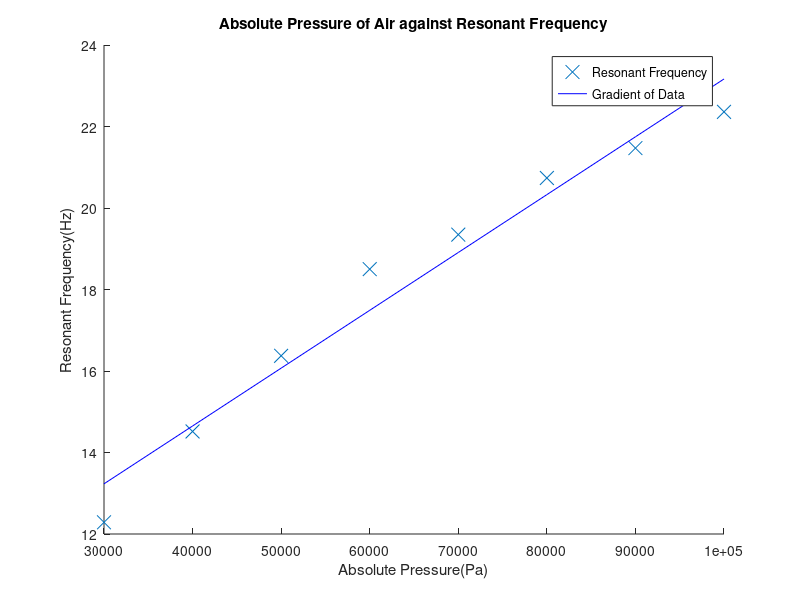
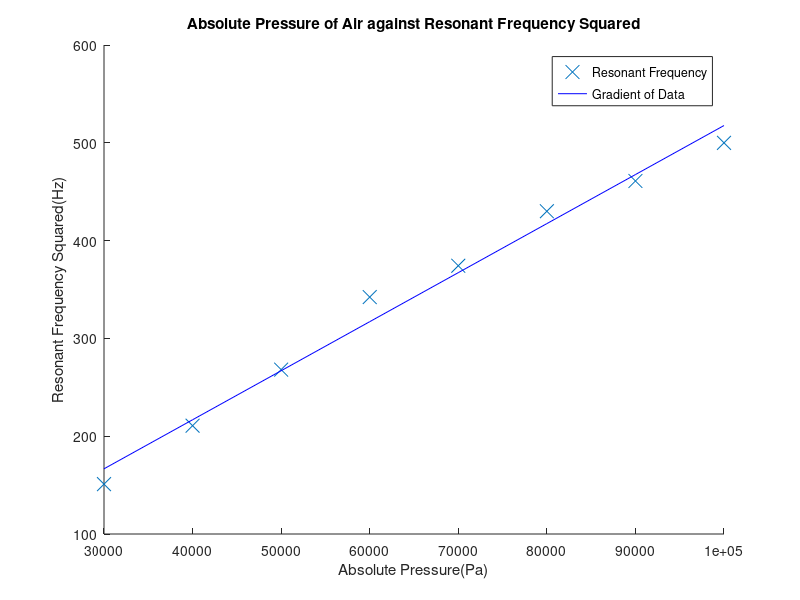
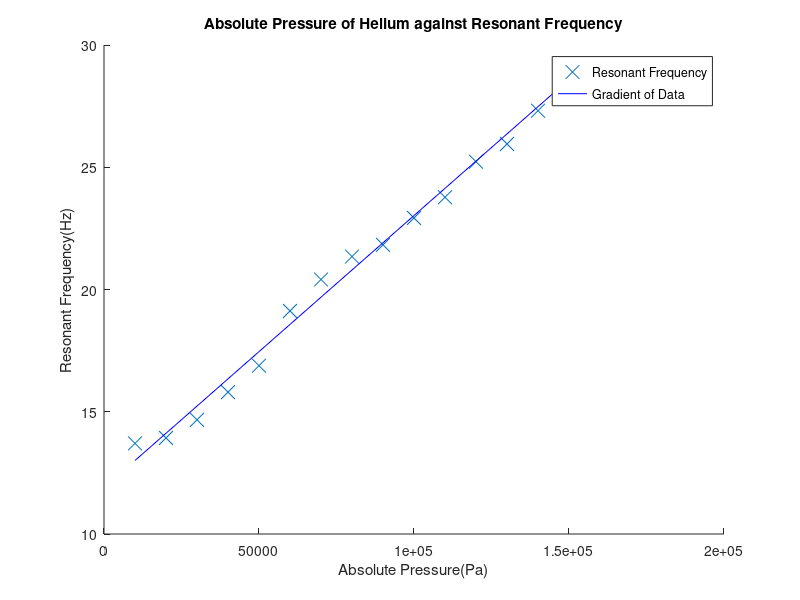
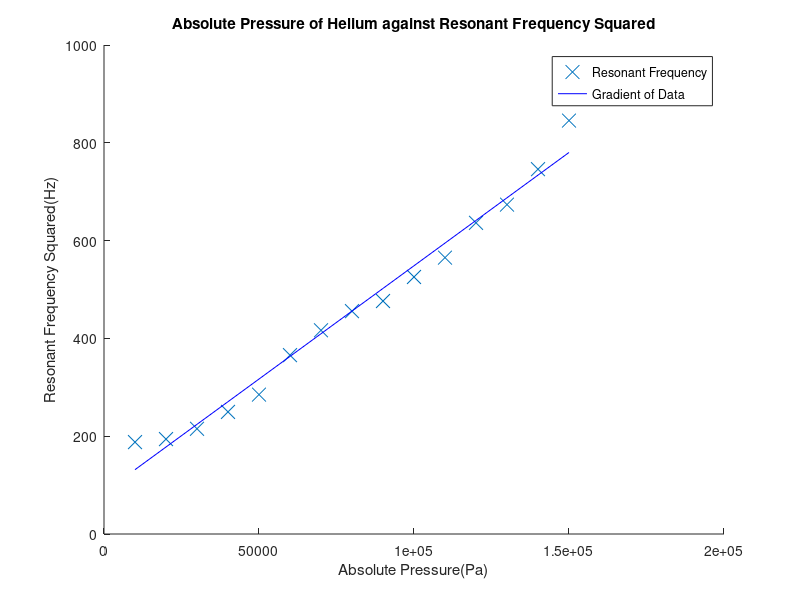

MATLAB code for these plots, in order:
clear all;
close all;

%Aimee's Values :
% Air Gamma- 1.22
% Helium Gamma - 1.56
% Nitrogen Gamma - 1.50

%Our Values :
%Air Gamma - 1.42
%Helium Gamma - 1.31
%Nitrogen Gamma - 1.50


%Verified Values :
%Air Gamma - 1.4
%Helium Gamma - 1.63
%Nitrogen Gamma -  1.401

V = 5.22 * 10^-5 ; %Volume of Tube - Uncert is 0.02
M = 0.6528 * 10 ^-2;%Mass of piston - Uncert is 0.0001
A = 1.54 * 10^-4;%Cross section area A - Uncert is 0.01;

pipeDiameter = 12.78* 10^-3;
pipeLength = 45.17* 10^-3;
pipeVolume = pi*(pipeDiameter/2)^2 * pipeLength 
%A = pi*(pipeDiameter/2)^2

%V = V - pipeVolume

%Systematic Uncert in Pr

%is plus or minus 2500 Pascals
%At Absolute Pressure 100,000 Pa
frequencyAir1 = [22.2,22.65,22.23]; %Hz Systematic uncert = 0.01
averageFrequencyAir1 = mean(frequencyAir1);

%At pressure 90,000Pa
frequencyAir2 = [21.65,21.36,21.40];
averageFrequencyAir2 = mean(frequencyAir2);

%At pressure 80,000Pa
frequencyAir3 = [21.16,20.90,20.15];
averageFrequencyAir3 = mean(frequencyAir3);


%At pressure 70,000Pa
frequencyAir4 = [18.74,19.82,19.48];
averageFrequencyAir4 = mean(frequencyAir4);

%At pressure 60,000Pa
frequencyAir5 = [18.73,18.74,18.03];
averageFrequencyAir5 = mean(frequencyAir5);

%At pressure 50,000Pa
frequencyAir6 = [16.19,16.90,16.03];
averageFrequencyAir6 = mean(frequencyAir6);

%At pressure 40,000Pa
frequencyAir7 = [14.15,14.70,14.70];
averageFrequencyAir7 = mean(frequencyAir7);


%At pressure 30,000Pa
frequencyAir8 = [12.13,12.34,12.39];
averageFrequencyAir8 = mean(frequencyAir8);



    





frequencyAir =[frequencyAir1;frequencyAir2;frequencyAir3;frequencyAir4;frequencyAir5;frequencyAir6;frequencyAir7;frequencyAir8];
averageFrequencyAir = [averageFrequencyAir1,averageFrequencyAir2,averageFrequencyAir3,averageFrequencyAir4,averageFrequencyAir5,averageFrequencyAir6,averageFrequencyAir7,averageFrequencyAir8];
averageFrequencySquaredAir = averageFrequencyAir.^2;
gradientAirFrequencyAgainstPressure = polyfit(100000:-10000:30000,averageFrequencyAir,1);
bestFitFrequencyAir = polyval(gradientAirFrequencyAgainstPressure,100000:-10000:30000);

figure(1);
hold on;
scatter(100000:-10000:30000, averageFrequencyAir,100,'xk');
plot(100000:-10000:30000, bestFitFrequencyAir,'b-');
xlabel('Absolute Pressure(Pa)');
ylabel('Resonant Frequency(Hz)');
title('Absolute Pressure of Air against Resonant Frequency');
hold off;
legend('Resonant Frequency','Gradient of Data','Location','best');
gradientAirFrequencySquaredAgainstPressure = polyfit(100000:-10000:30000,averageFrequencySquaredAir,1)
bestFitFrequencySquaredAir = polyval(gradientAirFrequencySquaredAgainstPressure,100000:-10000:30000);

figure(2);
hold on;
scatter(100000:-10000:30000, averageFrequencySquaredAir,100,'xk');
plot(100000:-10000:30000,bestFitFrequencySquaredAir,'b-');
xlabel('Absolute Pressure(Pa)');
ylabel('Resonant Frequency Squared(Hz)');
title('Absolute Pressure of Air against Resonant Frequency Squared');
hold off;
legend('Resonant Frequency','Gradient of Data','Location','best');

gammaAir = ((gradientAirFrequencySquaredAgainstPressure(1)*2*M*pi^2*V)/A^2)



%For Helium
%At Absolute Pressure 150,000 Pa
frequencyHelium1 =   [29.55,28.84,28.84];% Hz Systematic uncert = 0.01
averageFrequencyHelium1 =   mean(frequencyHelium1);


%At Absolute Pressure 140,000 Pa
frequencyHelium2 =   [27.11,27.46,27.37];% Hz Systematic uncert = 0.01
averageFrequencyHelium2 =   mean(frequencyHelium2);

%At Absolute Pressure 130,000 Pa
frequencyHelium3 =   [26.09,25.86,25.91];% Hz Systematic uncert = 0.01
averageFrequencyHelium3 =   mean(frequencyHelium3);

%At Absolute Pressure 120,000 Pa
frequencyHelium4 =   [24.93,25.27,25.48];% Hz Systematic uncert = 0.01
averageFrequencyHelium4=   mean(frequencyHelium4);

%At Absolute Pressure 110,000 Pa
frequencyHelium5 =   [23.99,24.30,23.03];% Hz Systematic uncert = 0.01
averageFrequencyHelium5 =   mean(frequencyHelium5);

%At Absolute Pressure 100,000 Pa
frequencyHelium6 =   [23.75,22.27,22.76];% Hz Systematic uncert = 0.01
averageFrequencyHelium6 =   mean(frequencyHelium6);

%At Absolute Pressure 90,000 Pa
frequencyHelium7 =   [21.38,22.74,21.36];% Hz Systematic uncert = 0.01
averageFrequencyHelium7 =   mean(frequencyHelium7);

%At Absolute Pressure 80,000 Pa
frequencyHelium8 =   [21.12,21.74,21.18];% Hz Systematic uncert = 0.01
averageFrequencyHelium8 =   mean(frequencyHelium8);

%At Absolute Pressure 70,000 Pa
frequencyHelium9 =   [20.09,20.30,20.84];% Hz Systematic uncert = 0.01
averageFrequencyHelium9 =   mean(frequencyHelium9);

%At Absolute Pressure 60,000 Pa
frequencyHelium10 =   [19.27,19.30,18.80];% Hz Systematic uncert = 0.01
averageFrequencyHelium10 =   mean(frequencyHelium10);

%At Absolute Pressure 50,000 Pa
frequencyHelium11 =   [17.64,16.28,16.73];% Hz Systematic uncert = 0.01
averageFrequencyHelium11 =   mean(frequencyHelium11);

%At Absolute Pressure 40,000 Pa
frequencyHelium12 =   [16.01,15.84,15.56];% Hz Systematic uncert = 0.01
averageFrequencyHelium12 =   mean(frequencyHelium12);

%At Absolute Pressure 30,000 Pa
frequencyHelium13 =   [15.16,14.50,14.35];% Hz Systematic uncert = 0.01
averageFrequencyHelium13 =   mean(frequencyHelium13);

%At Absolute Pressure 20,000 Pa
frequencyHelium14 =   [13.93,14.25,13.61];% Hz Systematic uncert = 0.01
averageFrequencyHelium14 =   mean(frequencyHelium14);

%At Absolute Pressure 10,000 Pa
frequencyHelium15 =   [13.81,13.30,14.01];% Hz Systematic uncert = 0.01
averageFrequencyHelium15 =   mean(frequencyHelium15);



frequencyHelium =[frequencyHelium1;frequencyHelium2;frequencyHelium3;frequencyHelium4;frequencyHelium5;frequencyHelium6;frequencyHelium7;frequencyHelium8;frequencyHelium9;frequencyHelium10;frequencyHelium11;frequencyHelium12;frequencyHelium13;frequencyHelium14;frequencyHelium15];
averageFrequencyHelium = [averageFrequencyHelium1,averageFrequencyHelium2,averageFrequencyHelium3,averageFrequencyHelium4,averageFrequencyHelium5,averageFrequencyHelium6,averageFrequencyHelium7,averageFrequencyHelium8,averageFrequencyHelium9,averageFrequencyHelium10,averageFrequencyHelium11,averageFrequencyHelium12,averageFrequencyHelium13,averageFrequencyHelium14,averageFrequencyHelium15];
averageFrequencySquaredHelium = averageFrequencyHelium.^2;
gradientHeliumFrequencyAgainstPressure = polyfit(150000:-10000:10000,averageFrequencyHelium,1);

bestFitFrequencyHelium = polyval(gradientHeliumFrequencyAgainstPressure,150000:-10000:10000);

figure(3);
hold on;
scatter(150000:-10000:10000, averageFrequencyHelium,100,'xk');
plot(150000:-10000:10000,bestFitFrequencyHelium,'b-');
xlabel('Absolute Pressure(Pa)');
ylabel('Resonant Frequency(Hz)');
title('Absolute Pressure of Helium against Resonant Frequency');
hold off;
legend('Resonant Frequency','Gradient of Data','Location','best');



gradientHeliumFrequencySquaredAgainstPressure = polyfit(150000:-10000:10000,averageFrequencySquaredHelium,1)
bestFitFrequencySquaredHelium = polyval(gradientHeliumFrequencySquaredAgainstPressure,150000:-10000:10000);

figure(4);
hold on;
scatter(150000:-10000:10000, averageFrequencySquaredHelium,100,'xk');
plot(150000:-10000:10000,bestFitFrequencySquaredHelium,'b-');
xlabel('Absolute Pressure(Pa)');
ylabel('Resonant Frequency Squared(Hz)');
title('Absolute Pressure of Helium against Resonant Frequency Squared');
hold off;
legend('Resonant Frequency','Gradient of Data','Location','best');
gammaHelium = ((gradientHeliumFrequencySquaredAgainstPressure(1)*2*M*pi^2*V)/A^2)



%For Nitrogen
%At Absolute Pressure 150,000 Pa
frequencyNitrogen1 =   [29.20,28.46,29.33];% Hz Systematic uncert = 0.01
averageFrequencyNitrogen1 =   mean(frequencyNitrogen1);


%At Absolute Pressure 140,000 Pa
frequencyNitrogen2 =   [26.88,26.46,26.98];% Hz Systematic uncert = 0.01
averageFrequencyNitrogen2 =   mean(frequencyNitrogen2);

%At Absolute Pressure 130,000 Pa
frequencyNitrogen3 =   [25.75,26.34,25.85];% Hz Systematic uncert = 0.01
averageFrequencyNitrogen3 =   mean(frequencyNitrogen3);

%At Absolute Pressure 120,000 Pa
frequencyNitrogen4 =   [24.74,25.12,25.05];% Hz Systematic uncert = 0.01
averageFrequencyNitrogen4=   mean(frequencyNitrogen4);

%At Absolute Pressure 110,000 Pa
frequencyNitrogen5 =   [24.48,24.33,23.78];% Hz Systematic uncert = 0.01
averageFrequencyNitrogen5 =   mean(frequencyNitrogen5);

%At Absolute Pressure 100,000 Pa
frequencyNitrogen6 =   [23.13,23.39,22.58];% Hz Systematic uncert = 0.01
averageFrequencyNitrogen6 =   mean(frequencyNitrogen6);

%At Absolute Pressure 90,000 Pa
frequencyNitrogen7 =   [22.22,21.90,21.74];% Hz Systematic uncert = 0.01
averageFrequencyNitrogen7 =   mean(frequencyNitrogen7);

%At Absolute Pressure 80,000 Pa
frequencyNitrogen8 =   [19.94,19.56,20.30];% Hz Systematic uncert = 0.01
averageFrequencyNitrogen8 =   mean(frequencyNitrogen8);

%At Absolute Pressure 70,000 Pa
frequencyNitrogen9 =   [19.45,19.06,18.90];% Hz Systematic uncert = 0.01
averageFrequencyNitrogen9 =   mean(frequencyNitrogen9);

%At Absolute Pressure 60,000 Pa
frequencyNitrogen10 =  [18.75,18.75,18.34];% Hz Systematic uncert = 0.01
averageFrequencyNitrogen10 =   mean(frequencyNitrogen10);

%At Absolute Pressure 50,000 Pa
frequencyNitrogen11 =  [16.56,16.63,16.73];% Hz Systematic uncert = 0.01
averageFrequencyNitrogen11 =   mean(frequencyNitrogen11);

%At Absolute Pressure 40,000 Pa
frequencyNitrogen12 =  [14.40,14.40,13.94];% Hz Systematic uncert = 0.01
averageFrequencyNitrogen12 =   mean(frequencyNitrogen12);

%At Absolute Pressure 30,000 Pa
frequencyNitrogen13 =  [13.05,13.08,12.36];% Hz Systematic uncert = 0.01
averageFrequencyNitrogen13 =   mean(frequencyNitrogen13);

frequencyNitrogen =[frequencyNitrogen1;frequencyNitrogen2;frequencyNitrogen3;frequencyNitrogen4;frequencyNitrogen5;frequencyNitrogen6;frequencyNitrogen7;frequencyNitrogen8;frequencyNitrogen9;frequencyNitrogen10;frequencyNitrogen11;frequencyNitrogen12;frequencyNitrogen13];
averageFrequencyNitrogen = [averageFrequencyNitrogen1,averageFrequencyNitrogen2,averageFrequencyNitrogen3,averageFrequencyNitrogen4,averageFrequencyNitrogen5,averageFrequencyNitrogen6,averageFrequencyNitrogen7,averageFrequencyNitrogen8,averageFrequencyNitrogen9,averageFrequencyNitrogen10,averageFrequencyNitrogen11,averageFrequencyNitrogen12,averageFrequencyNitrogen13];
averageFrequencySquaredNitrogen = averageFrequencyNitrogen.^2;
gradientNitrogenFrequencyAgainstPressure = polyfit(150000:-10000:30000,averageFrequencyNitrogen,1);

bestFitFrequencyNitrogen = polyval(gradientNitrogenFrequencyAgainstPressure,150000:-10000:30000);

figure(5);
hold on;
scatter(150000:-10000:30000, averageFrequencyNitrogen,100,'xk');
plot(150000:-10000:30000,bestFitFrequencyNitrogen,'b-');
xlabel('Absolute Pressure(Pa)');
ylabel('Resonant Frequency(Hz)');
title('Absolute Pressure of Nitrogen against Resonant Frequency');
hold off;
legend('Resonant Frequency','Gradient of Data','Location','best');



gradientNitrogenFrequencySquaredAgainstPressure = polyfit(150000:-10000:30000,averageFrequencySquaredNitrogen,1)
bestFitFrequencySquaredNitrogen = polyval(gradientNitrogenFrequencySquaredAgainstPressure,150000:-10000:30000);

figure(6);
hold on;
scatter(150000:-10000:30000, averageFrequencySquaredNitrogen,100,'xk');
plot(150000:-10000:30000,bestFitFrequencySquaredNitrogen,'b-');
xlabel('Absolute Pressure(Pa)');
ylabel('Resonant Frequency Squared(Hz)');
title('Absolute Pressure of Nitrogen against Resonant Frequency Squared');
hold off;
legend('Resonant Frequency','Gradient of Data','Location','best');
gammaNitrogen = ((gradientNitrogenFrequencySquaredAgainstPressure(1)*2*M*pi^2*V)/A^2)


close all;